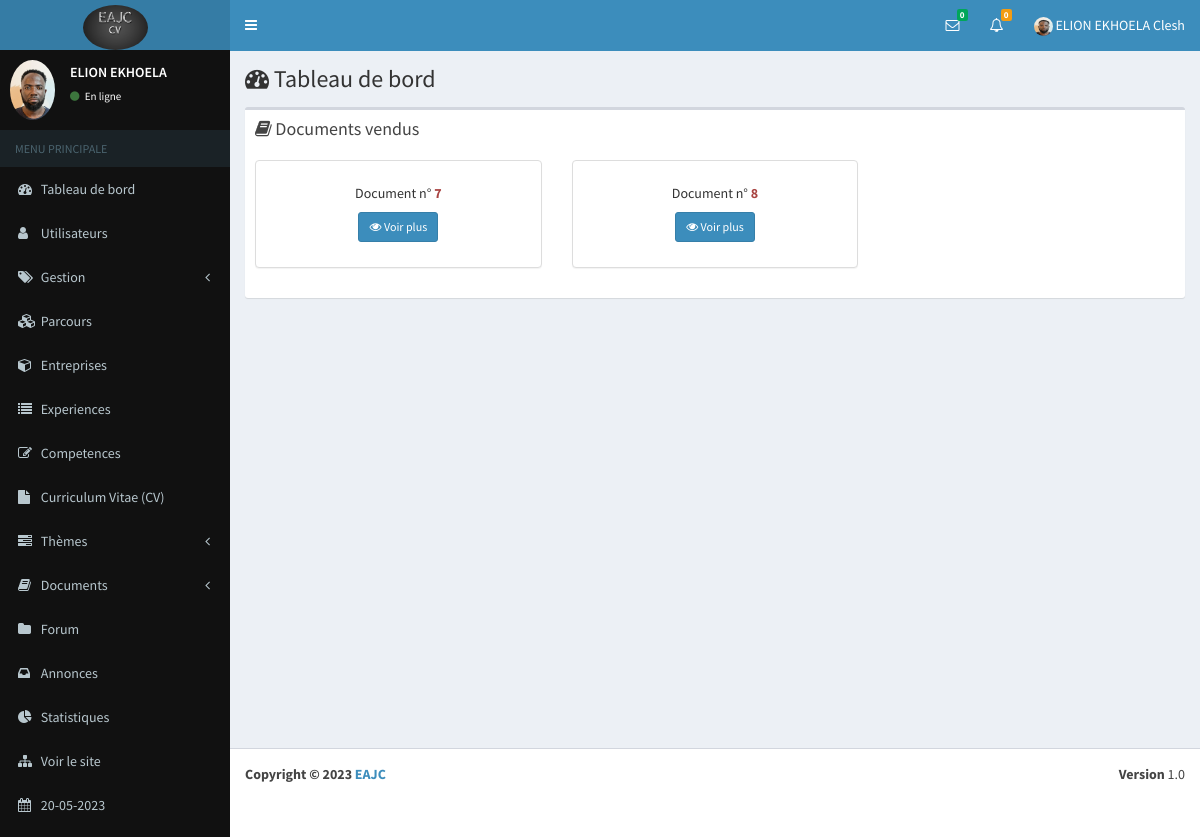
The page /cours/my-docpur (signed in) on the database its author committed.
### eab/models.py (models this page shows, shortened)
class Parametre(models.Model):
    appname=models.CharField(max_length=100)
    appeditor=models.CharField(max_length=200)
    phone=models.CharField(max_length=200, null=True)
    email=models.CharField(max_length=200, null=True)
    version=models.CharField(max_length=10, null=True)
    devise=models.CharField(max_length=10, null=True)
    COLORS=[
        ('primary','primary'),
        ('info','info'),
        ('success','success'),
        ('danger','danger'),
        ('secondary','secondary'),
        ('dark','dark'),
    ]
    theme=models.CharField(max_length=200, null=True, choices=COLORS)
    logo=models.ImageField(upload_to="media", null=True, blank=True)
    width_logo=models.CharField(max_length=3, null=True)
    height_logo=models.TextField(max_length=3, null=True)

class Profile(models.Model):
    user=models.OneToOneField(User, on_delete=models.CASCADE)
    phone=models.CharField(max_length=100)
    address=models.TextField()
    photo=models.ImageField(upload_to="media", null=True, blank=True)
    SEX=[
        ('Masculin','Masculin'),
        ('Feminin','Feminin')
    ]
    gender=models.CharField(max_length=100, null=True, choices=SEX)
    droitmes=models.BooleanField(default=False, null=True)
    status=models.BooleanField(default=False, null=True)
    apropos=models.TextField(null=True)
    profession=models.CharField(max_length=50, null=True)
    VARIABLE=[
        ('Visible','Visible'),
        ('Invisible','Invisible')
    ]
    vform=models.CharField(max_length=100, null=True, choices=VARIABLE, default="Visible")
    vep=models.CharField(max_length=100, null=True, choices=VARIABLE)
    vcomp=models.CharField(max_length=100, null=True, choices=VARIABLE)
    vaform=models.CharField(max_length=100, null=True, choices=VARIABLE)
    priority=models.BooleanField(null=True,default=False)

### document/views.py (the view)
# urls.py: path("my-docpur", my_doc_purchased, name="commande/my-docpur"),
@login_required(login_url='connection/login')
def my_doc_purchased(request):
    date=datetime.datetime.now()
    tabAchats=[]
    cours=Cours.objects.filter(user_id=request.user.id)
    for c in cours:
        commandes=Commande.objects.filter(statusachat=0)
        for commande in commandes:
            doc=eval(commande.ucours)
            for k,v in doc.items():
                if k==c.id:
                    commande.statusachat=1
                    commande.save()
    for c in cours:
        commandes=Commande.objects.filter()
        dic={}
        tab=[]
        count=0
        for commande in commandes:
            doc=eval(commande.ucours)
            for k,v in doc.items():
                if k==c.id:
                    count+=1
                    dict={}
                    dict["id"]=commande.id
                    dict["date"]=commande.datecommande
                    dict["qte"]=v[0]
                    dict["discipline"]=v[1]
                    dict["composant"]=v[2]
                    dict["title"]=v[3]
                    dict["comment"]=v[4]
                    dict["price"]=v[5]
                    dict["file"]=c.file
                    tab.append(dict)
            if len(tab)>0:
                dic[c.id]=tab
        if len(dic.keys())>0:
            tabAchats.append(dic)
    context={
        "date":date,
        "parametre":parametre(),
        "countanswer":nbnew_answer(request),
        "count":nbnew_message(request),
        "users":new_message(request),
        "achats":tabAchats
    }
    return render(request, "commande/my-docpur.html", context)

### document/views.py (called while the page is built, shortened)
def parametre():
    try:
        parametre=Parametre.objects.all()[0]
    except Exception as e:
        parametre=None
    if parametre == None :
        return redirect("maintenance")
    else:
        return parametre

def new_message( request):
    contacts=Contact.objects.filter(statut=0, status=1).order_by("-id")
    tabUsers=[]
    tabIdUser=[]
    for contact in contacts:
        diccode=eval(contact.codes)
    tab=[]
    for i in tabIdUser:
        if i not in tab:
            tab.append(i)
    dic={}
    for i in tab:
        nombre=0
        for k in tabIdUser:
            if i==k:
                nombre=nombre+1
        dic[i]=nombre
    tabMessages=[]
    tabs=[]
    return tabMessages

def nbnew_message(request):
    contacts=Contact.objects.filter(statut=0, status=1).order_by("-id")
    count=0
    for contact in contacts:
        diccode=eval(contact.codes)
        if diccode["user1"]==request.user.id:
            count=count+1
    return count

def nbnew_answer(request):
    questions=Question.objects.filter(user_id=request.user.id)
    number=0
    for question in questions:
        number+=Answer.objects.filter(question_id=question.id, status=0).count()
    return number

### document/templates/commande/my-docpur.html (shortened to what this page needs)
{% extends 'global/base.html' %}
{% block content %}
      <div class="content-wrapper">
        <section class="content-header">
          <h1>
            <i class="fa fa-dashboard"></i> Tableau de bord
          </h1>
        </section>
        <section class="content">
          <div class="row">
            <div class="col-xs-12">
                <div class="box">
                    <div class="box-header">
                        <h6 class="box-title"><i class="fa fa-book"></i> Documents vendus </h6>
                    </div>
                <div class="box-body">
                            <div class="row">
                                {% for achat in achats %}
                                <div class="col-md-4">
                                    <div class="panel panel-default shadow" style="box-shadow: 2px;">
                                        <div class="panel-body">
                                            {% for k, v in achat.items %}
                                          <h5 class="card-title text-center">Document n° <b class="text-danger">{{ k }}</b></h5>
                                          <p class="card-text text-center">
                                            <a href="#" data-toggle="modal" data-target="#detail{{k}}" style="text-decoration: none;" class="btn btn-primary btn-sm"><i class="fa fa-eye"></i> Voir plus </a>
                                          </p>
                                            {% endfor %}
                                        </div>
                                    </div>
                                </div>
                                {% endfor %}
                            </div>
                        </div>
                </div>
            </div>
        </div>
    </section>
</div>
{% endblock %}

### eab/templates/global/navbar.html (shortened to what this page needs)
{% load static %}
<header class="main-header">
    <a href="{% url 'dashboard' %}" class="logo">
        {% if parametre.logo %}
        <img class="img-circle" src="{{ parametre.logo.url }}" width="{{ parametre.width_logo }}" height="{{ parametre.height_logo }}" alt="EAJC">
        {% else %}
        <h3><b>EAJC</b></h3>
        {% endif %}
    </a>
    <nav class="navbar navbar-static-top" role="navigation">
      <a href="#" class="sidebar-toggle" data-toggle="offcanvas" role="button">
      </a>
      <div class="navbar-custom-menu">
        <ul class="nav navbar-nav">
          <li class="dropdown messages-menu">
            <a href="#" class="dropdown-toggle" data-toggle="dropdown">
              <i class="fa fa-envelope-o"></i>
              <span class="label label-success">{{ count }}</span>
            </a>
          </li>
          <li class="dropdown notifications-menu">
            <a href="#" class="dropdown-toggle" data-toggle="dropdown">
              <i class="fa fa-bell-o"></i>
              <span class="label label-warning">{{ countanswer }}</span>
            </a>
          </li>
          <li class="dropdown user user-menu">
            <a href="#" class="dropdown-toggle" data-toggle="dropdown">
                {% if request.user.profile.photo %}
                <img class="img-circle" width="19" height="19" src="{{ request.user.profile.photo.url }}" alt="...">
                {% else %}
                <img class="img-circle" width="19" height="19" src="{% static 'dist/img/user.png' %}" alt="...">
                {% endif %}
              <span class="hidden-xs">{{ user.last_name }} {{ user.first_name }}</span>
            </a>
          </li>
        </ul>
      </div>
    </nav>
  </header>

### eab/templates/global/_nav.html (shortened to what this page needs)
{% load static %}
<aside class="main-sidebar bg-black">
    <section class="sidebar">
      <div class="user-panel">
        <div class="pull-left image">
            {% if request.user.profile.photo %}
            <img class="img-circle" src="{{ request.user.profile.photo.url }}" alt="...">
            {% else %}
            <img class="img-circle" width="60" height="50" src="{% static 'dist/img/user.png' %}" alt="...">
            {% endif %}
        </div>
        <div class="pull-left info">
          <p>{{ user.last_name }}</p>
          <a href="{% url 'users/profile' %}"><i class="fa fa-circle text-success"></i> En ligne</a>
        </div>
      </div>
      <ul class="sidebar-menu">
        <li class="header">MENU PRINCIPALE</li>
        <li><a href="{% url 'dashboard' %}"><i class="fa fa-dashboard"></i> <span>Tableau de bord</span></a></li>
        {% for group in request.user.groups.all %}
        {% if group.name == "admin" %}
        <li class="treeview">
          <a href="#">
            <i class="fa fa-user"></i>
            <span>Utilisateurs</span>
          </a>
        </li>
        <li class="treeview">
            <a href="#">
              <i class="fa fa-tags"></i> <span>Gestion</span>
              <i class="fa fa-angle-left pull-right"></i>
            </a>
        </li>
        <li><a href="{% url 'parcours/parcours' %}"><i class="fa fa-cubes"></i> Parcours</a></li>
        <li><a href="{% url 'entreprise/entreprises' %}"><i class="fa fa-cube"></i> <span>Entreprises</span></a></li>
        <li><a href="{% url 'experience/experiences' %}"><i class="fa fa-list"></i> <span>Experiences</span></a></li>
        <li><a href="{% url 'competence/competences' %}"><i class="fa fa-edit"></i> <span>Competences</span></a></li>
        <li><a href="{% url 'cv/recap' %}"><i class="fa fa-file"></i> <span>Curriculum Vitae (CV)</span></a></li>
        <li class="treeview">
          <a href="#">
            <i class="fa fa-tasks"></i> <span>Thèmes</span>
            <i class="fa fa-angle-left pull-right"></i>
          </a>
        </li>
        <li class="treeview">
          <a href="#">
            <i class="fa fa-book"></i> <span>Documents</span>
            <i class="fa fa-angle-left pull-right"></i>
          </a>
        </li>
        <li><a href="{% url 'question/questions' %}"><i class="fa fa-folder"></i> <span>Forum</span></a></li>
        <li><a href="{% url 'annonce/annonces' %}"><i class="fa fa-inbox"></i> <span>Annonces</span></a></li>
        <li><a href="{% url 'statistique' %}"><i class="fa fa-pie-chart"></i> <span>Statistiques</span></a></li>
        <li><a href="{% url 'home' %}"><i class="fa fa-sitemap"></i> <span>Voir le site</span></a></li>
        <li><a href=""><i class="fa fa-calendar"></i> <span>{{ date|date:"d-m-Y" }}</span></a></li>
        {% endif %}
        {% endfor %}
      </ul>
    </section>
  </aside>

### eab/templates/global/footeradmin.html
<footer class="main-footer">
    <div class="pull-right hidden-xs">
      <b>Version</b> {{parametre.version}}
    </div>
    <strong>Copyright &copy; 2023 <a href="">{{parametre.appname}}</a></strong>
</footer>

### rows shown on the page
Parametre: logo (picture), version "1.0", appname "EAJC"

### other values the page prints
{{ count }} "0"
{{ countanswer }} "0"
{{ user.last_name }} "ELION EKHOELA"
{{ user.first_name }} "Clesh"
{{ date|date:"d-m-Y" }} "20-05-2023"
{{ k }} "7" "8"
